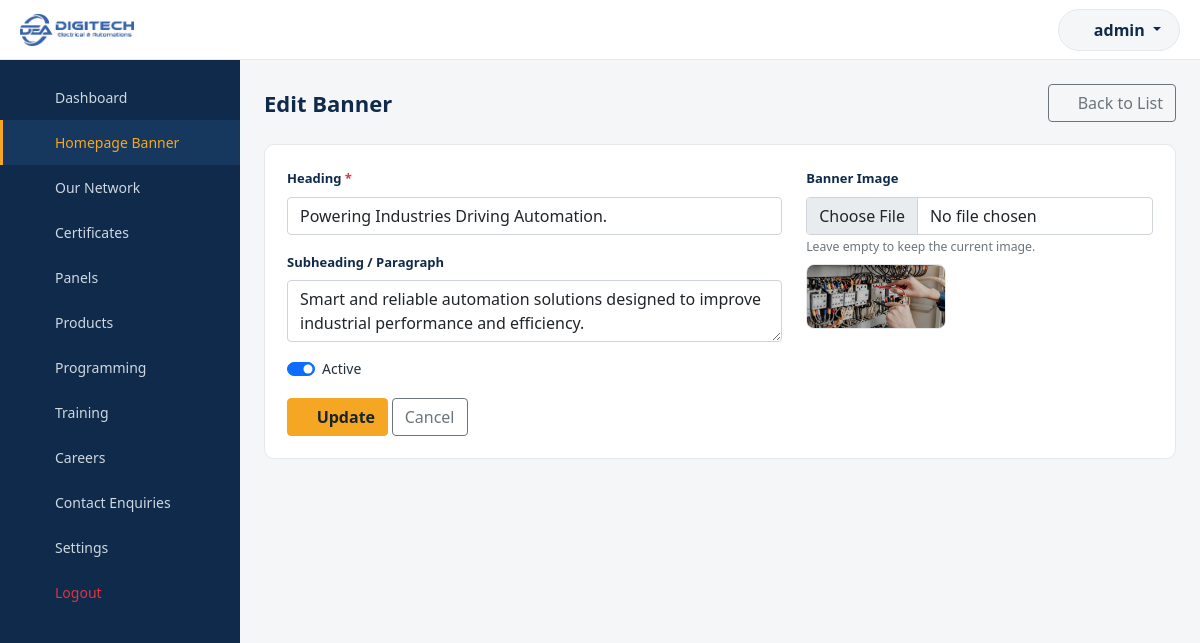
/ktgadmin/banners/edit.php?id=1 (signed in), run on the app's committed database.
### tables this page shows
CREATE TABLE `tbl_banners` (
  `id` INT UNSIGNED NOT NULL AUTO_INCREMENT,
  `image` VARCHAR(255) NOT NULL,
  `heading` VARCHAR(255) NOT NULL,
  `subheading` TEXT NULL,
  `btn1_text` VARCHAR(100) NULL,
  `btn1_link` VARCHAR(255) NULL,
  `btn2_text` VARCHAR(100) NULL,
  `btn2_link` VARCHAR(255) NULL,
  `display_order` INT NOT NULL DEFAULT 0,
  `status` TINYINT(1) NOT NULL DEFAULT 1,
  `created_at` DATETIME NOT NULL,
  `updated_at` DATETIME NOT NULL,
  PRIMARY KEY (`id`)
);

### ktgadmin/includes/functions.php (called while the page is built, shortened)
<?php
function clean($str)
{
    return htmlspecialchars(trim((string) $str), ENT_QUOTES, 'UTF-8');
}
function upload_url($relativePath)
{
    return UPLOAD_URL . '/' . ltrim($relativePath, '/');
}

### ktgadmin/banners/edit.php (the view, shortened to what this page needs)
<?php
require_once __DIR__ . '/../includes/db.php';
require_once __DIR__ . '/../includes/functions.php';
$id = (int) ($_GET['id'] ?? 0);
$stmt = mysqli_prepare($conn, 'SELECT * FROM tbl_banners WHERE id = ?');
mysqli_stmt_bind_param($stmt, 'i', $id);
mysqli_stmt_execute($stmt);
$item = mysqli_fetch_assoc(mysqli_stmt_get_result($stmt));
require_once __DIR__ . '/../includes/header.php';
require_once __DIR__ . '/../includes/sidebar.php';
?>
<div class="page-header">
    <h1>Edit Banner</h1>
    <a href="index.php" class="btn btn-outline-secondary"><i class="fa-light fa-arrow-left"></i> Back to List</a>
</div>
<div class="admin-card">
    <form class="ajax-form" action="../ajax/banners.php" method="post" enctype="multipart/form-data" data-redirect="index.php">
        <div class="row">
            <div class="col-md-7">
                <div class="mb-3">
                    <label class="form-label required">Heading</label>
                    <input type="text" name="heading" class="form-control" required value="<?php echo clean($item['heading']); ?>">
                </div>
                <div class="mb-3">
                    <label class="form-label">Subheading / Paragraph</label>
                    <textarea name="subheading" class="form-control" rows="2"><?php echo clean($item['subheading']); ?></textarea>
                </div>
                <div class="form-check form-switch mb-3">
                    <input type="checkbox" class="form-check-input" id="statusCheck" name="status" value="1" <?php echo $item['status'] ? 'checked' : ''; ?>>
                    <label class="form-check-label" for="statusCheck">Active</label>
                </div>
            </div>
            <div class="col-md-5">
                <div class="mb-3">
                    <label class="form-label">Banner Image</label>
                    <input type="file" name="image" class="form-control" accept=".jpg,.jpeg,.png,.webp,.gif">
                    <small class="text-muted">Leave empty to keep the current image.</small><br>
                    <img src="<?php echo upload_url($item['image']); ?>" class="current-image-preview">
                </div>
            </div>
        </div>
        <button type="submit" class="btn btn-admin-primary"><i class="fa-light fa-floppy-disk"></i> Update</button>
        <a href="index.php" class="btn btn-outline-secondary">Cancel</a>
    </form>
</div>
<?php require_once __DIR__ . '/../includes/footer.php'; ?>

### ktgadmin/css/admin.css (style rules this page uses)
:root { --admin-primary: #F5A623; --admin-dark: #0F2A4A; --admin-dark-2: #16385f; --admin-bg: #f4f6f8; --admin-border: #e5e9ec; }
* { box-sizing: border-box; }
body { background: var(--admin-bg); font-family: system-ui, -apple-system, "Segoe UI", Roboto, sans-serif; font-size: 14px; color: #23303d; margin: 0; }
a { text-decoration: none; }
.page-header { display: flex; align-items: center; justify-content: space-between; flex-wrap: wrap; gap: 12px; margin-bottom: 22px; }
.page-header h1 { font-size: 22px; margin: 0; color: var(--admin-dark); font-weight: 700; }
.admin-card { background: #fff; border-radius: 10px; border: 1px solid var(--admin-border); padding: 22px; }
.btn-admin-primary { background: var(--admin-primary); border-color: var(--admin-primary); color: #17252b; font-weight: 600; }
.form-label { font-weight: 600; font-size: 13px; color: var(--admin-dark); }
.required::after { content: " *"; color: #dc3545; }
.current-image-preview { max-width: 140px; border-radius: 8px; border: 1px solid var(--admin-border); margin-top: 8px; }

### data on the page
tbl_banners: heading "Powering Industries Driving Automation.", subheading "Smart and reliable automation solutions designed to improve industrial performance and efficiency.", status "☑", image (picture)

### other printed values
$adminUsername "admin"
$navItem['label'] "Dashboard"
$navItem['label'] "Homepage Banner"
$navItem['label'] "Our Network"
$navItem['label'] "Certificates"
$navItem['label'] "Panels"
$navItem['label'] "Products"
$navItem['label'] "Programming"
$navItem['label'] "Training"
$navItem['label'] "Careers"
$navItem['label'] "Contact Enquiries"
$navItem['label'] "Settings"
